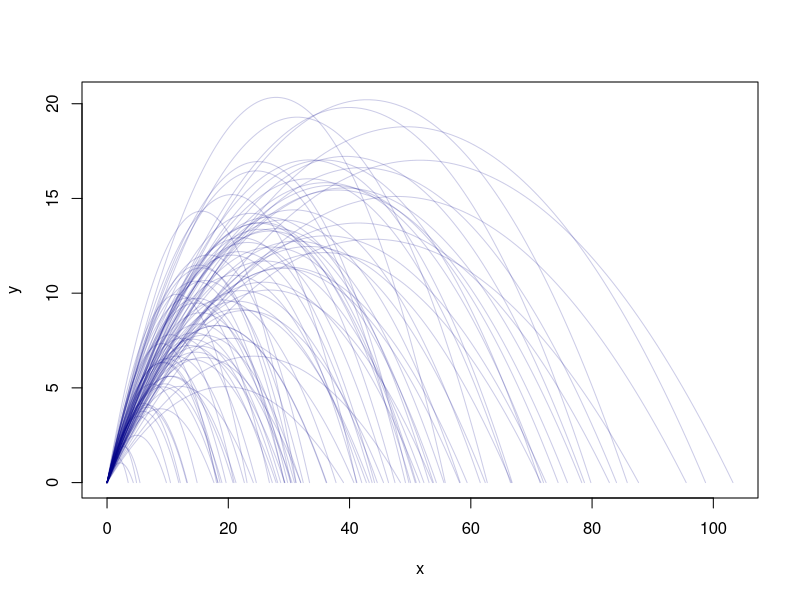

Write R code to recreate this figure.
## ---- chunk 1
#| label: random-plot
#| include: true

projectile <- function(v0, theta, length.out=100){
  theta <- theta/180 * pi
  v0x <- v0 * cos(theta)
  v0y <- v0 * sin(theta)
  t_end <- 2*v0y/9.81
  x <- seq(0,t_end, length.out=length.out) |> vapply(\(t) t*v0x, numeric(1))
  y <- seq(0,t_end, length.out=length.out) |> vapply(\(t) t*v0y - 0.5*9.81*t^2, numeric(1))
  cbind(x,y)
}

n_draws <- 1e3
draws <- lapply(1:n_draws, \(a) {
  cop <- mvtnorm::rmvnorm(1, sigma=matrix(c(1,-0.6,-0.6,1), nrow=2))
  v <- qnorm(pnorm(cop[,1]), 20, 7)
  theta <- qbeta(pnorm(cop[,2]), 20,20) * 90
  projectile(v, theta)
})

n_draw_plot <- 100
for (i in 1:n_draw_plot){
  if (i == 1){
    plot(draws[[i]], 
         ylim=range(lapply(1:n_draw_plot, \(i) draws[[i]][,2]) |> unlist()),
         xlim=range(lapply(1:n_draw_plot, \(i) draws[[i]][,1]) |> unlist()), type='l',
         col=adjustcolor('darkblue', 0.2))
  }
  else{
    lines(draws[[i]], col=adjustcolor('darkblue', 0.2))
  }
}


# lapply(draws, \(a) a[nrow(a),1]) |> unlist() |> hist()
# 
# lapply(draws, \(a) a[nrow(a),1]) |> unlist() |> cumsum() |> 
#   (\(.) . / (1:length(.)))() |> plot(type='l')

